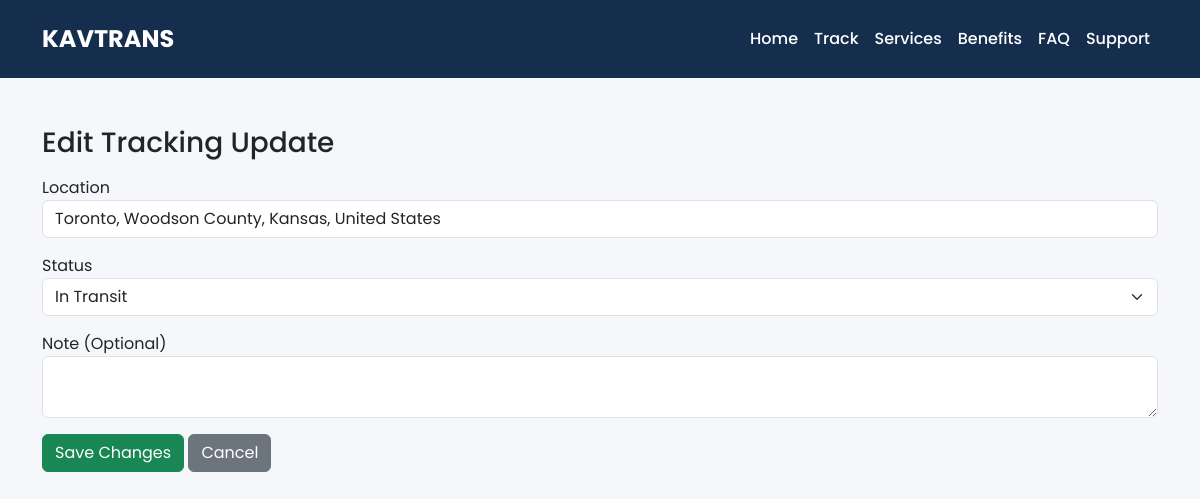
The page /tracking/tracking/update/edit/19/ (signed in) on the database its author committed.
### tracking/models.py (models this page shows, shortened)
class TrackingHistory(models.Model):
    package = models.ForeignKey(
        Package,
        on_delete=models.CASCADE,
        related_name="tracking_updates"
    )
    location = models.CharField(max_length=255)
    status = models.CharField(max_length=255)
    note = models.TextField(blank=True)
    latitude = models.FloatField(null=True, blank=True)
    longitude = models.FloatField(null=True, blank=True)
    timestamp = models.DateTimeField(auto_now_add=True)

### tracking/views.py (the view, shortened to what this page needs)
# urls.py: path('tracking/update/edit/<int:update_id>/', views.edit_tracking_update, name='edit_tracking_update'),
@login_required(login_url="admin_login")
def edit_tracking_update(request, update_id):
    update = get_object_or_404(TrackingHistory, id=update_id)
    package = update.package
    return render(request, "dashboard/edit_tracking_update.html", {"update": update})

### templates/dashboard/edit_tracking_update.html (shortened to what this page needs)
{% extends "dashboard/dashboard_base.html" %}
{% block content %}
<div class="container mt-5">
    <h3>Edit Tracking Update</h3>
    <form method="POST" class="mt-3">
        <div class="mb-3">
            <label>Location</label>
            <input type="text" name="location" value="{{ update.location }}" class="form-control" required>
        </div>
        <div class="mb-3">
            <label>Status</label>
            <select name="status" class="form-select" required>
                <option value="in_transit" {% if update.status == "in_transit" %}selected{% endif %}>In Transit</option>
            </select>
        </div>
        <div class="mb-3">
            <label>Note (Optional)</label>
            <textarea name="note" class="form-control">{{ update.note }}</textarea>
        </div>
        <button type="submit" class="btn btn-success">Save Changes</button>
        <a href="{% url 'tracking_updates' update.package.tracking_number %}" class="btn btn-secondary">Cancel</a>
    </form>
</div>
{% endblock %}

### templates/dashboard/dashboard_base.html (style rules this page uses)
:root { --primary:#162e4d; --secondary:#000; --white:#fff; --light:#f5f7fa; }
body { font-family:'Poppins', sans-serif; background:var(--light); margin:0; }

### rows shown on the page
TrackingHistory: location "Toronto, Woodson County, Kansas, United States", status "In Transit"
